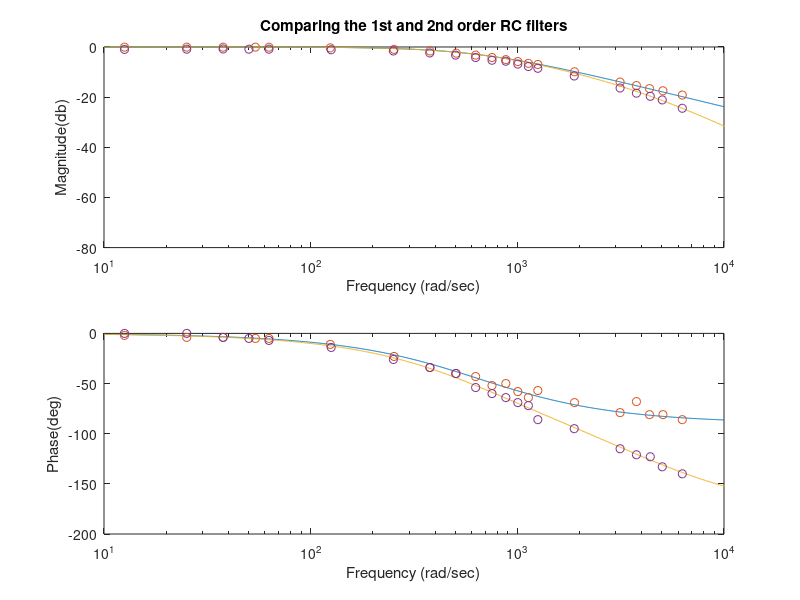

The MATLAB script that drew this image:
clear;
clc;
close all;

%compare the 1st order and 2nd order RC filters
%define the 1st order 100Hz filter
R1 = 7.24e3;
C1 = 0.214e-6;
sys1 = tf(1,[R1*C1 1]);

%define the 2st order 100Hz filter
R2 = (8.76e3+8.75e3)/2;
C2 = (65.5e-9+68.4e-9)/2;
sys2 = tf(1,[(R2*C2)^2 3*R2*C2 1]);

%Use the Bode command to calculate the theoretical magnitude, phase of the system
[mag1,phase1,w1]=bode(sys1);
% bode(sys)

% The magnitude and phase are 3 dimensional arrays from the Bode command
% and must be converted to 1 dimensional arrays using the squeeze command
magp1 = squeeze(mag1);
phasep1 = squeeze(phase1);

%Use the Bode command to calculate the theoretical magnitude, phase of the system
[mag2,phase2,w2]=bode(sys2);
% bode(sys)

% The magnitude and phase are 3 dimensional arrays from the Bode command
% and must be converted to 1 dimensional arrays using the squeeze command
magp2 = squeeze(mag2);
phasep2 = squeeze(phase2);

%read data from .dat file for the 100Hz filter
data1 = load('RC100Hz.dat');
f_data1 = data1(:, 1);
mag_data1 = data1(:, 2);
phase_data1 = data1(:, 3);
%convert frequency to angular frequency
w_data1 = f_data1*2*pi;
%offset phase data
phase_data1 = -phase_data1;

%read data from .dat file for the 2nd order 100Hz filter
data2 = load('RC100Hz_2ndOrder.dat');
f_data2 = data2(:, 1);
mag_data2 = data2(:, 2);
phase_data2 = data2(:, 3);
%convert frequency to angular frequency
w_data2 = f_data2*2*pi;
%offset phase data
phase_data2 = -phase_data2;

% Manually plot the theoretical and experimental data on the bode plot
figure
subplot(2,1,1)
semilogx(w1,20*log10(magp1),w_data1,20*log10(mag_data1),'o')
xlabel('Frequency (rad/sec)')
ylabel('Magnitude(db)')
xlim([10 10^4])
hold on
semilogx(w2,20*log10(magp2),w_data2,20*log10(mag_data2),'o')
xlim([10 10^4])
title('Comparing the 1st and 2nd order RC filters')
subplot(2,1,2)
semilogx(w1,phasep1,w_data1,phase_data1,'o')
xlabel('Frequency (rad/sec)')
ylabel('Phase(deg)')
hold on
semilogx(w2,phasep2,w_data2,phase_data2,'o')
xlim([10 10^4])
